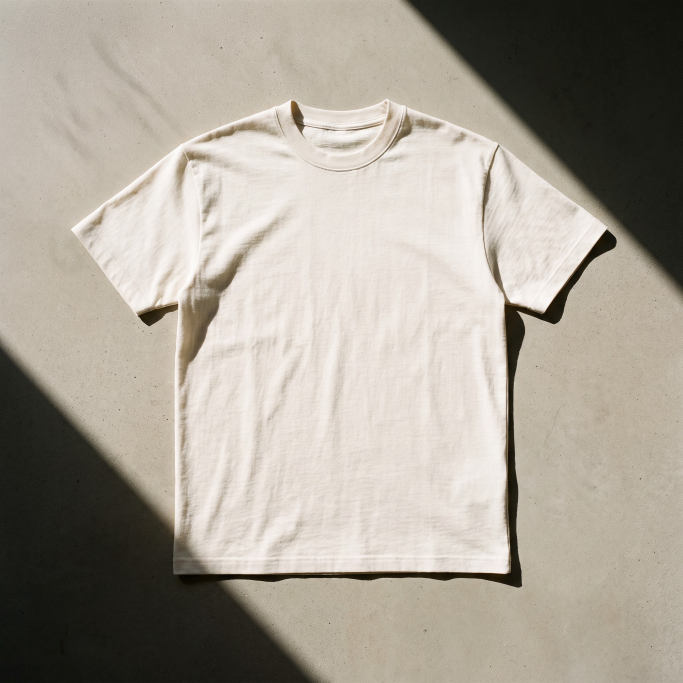
#> input picture tools/merch/blanks/tee-bone.jpg, 2048 x 2048 px (shown at 1/3 size)
$ python -i photomock.py   (imports and definitions only)
#> lines starting #> are read from the running program, lines starting #| are printed output that depends on the picture; after the words box and inside, x2 and y2 are one past the last pixel; in counts of white or black regions, pixels touching at a corner belong together
#!/usr/bin/env python3
"""Photographic mockups: a transparent print file laid onto a blank garment
photo. Pure Pillow (LXC 111 has no working numpy).

    photomock.compose(blank_name, print_png, out_png)

BLANKS maps a blank to its photo and the quad (TL, TR, BR, BL) where the
12 x 16 in print sheet sits, in the photo's pixels. The print is warped onto
the quad, multiplied by the fabric's own shading (blurred luminance, scaled
so the quad's average is neutral) so folds and the light show through, and
pasted with its own alpha. Dark garments simply have dark shading, which is
why one routine serves bone and ink.
"""
import os
import sys

from PIL import Image, ImageChops, ImageFilter

BLANK_DIR = os.environ.get("MERCH_BLANKS", "/home/user/blanks")

# quad = (TL, TR, BR, BL) of the print sheet on the photo
BLANKS = {
    "tee-bone":  ("tee-bone.jpg",  [(715, 570), (1305, 570), (1305, 1357), (715, 1357)]),
    "tee-ink":   ("tee-ink.jpg",   [(720, 540), (1320, 540), (1320, 1340), (720, 1340)]),
    "crew-bone": ("crew-bone.jpg", [(730, 600), (1290, 600), (1290, 1347), (730, 1347)]),
    "crew-ink":  ("crew-ink.jpg",  [(730, 590), (1310, 590), (1310, 1363), (730, 1363)]),
    "tote-bone": ("tote-bone.jpg", [(715, 820), (1405, 820), (1425, 1745), (695, 1745)]),
    "tote-ink":  ("tote-ink.jpg",  [(715, 820), (1405, 820), (1425, 1745), (695, 1745)]),
}
OUT_SIZE = 1600


def has_blank(name):
    return os.path.exists(os.path.join(BLANK_DIR, BLANKS[name][0]))


# [70 lines left out: functions _solve, perspective_coeffs, compose, poster_mockup, not called in this run]


def make_black_tote(src_png, out_png):
    """A black canvas tote from the natural one: darken the bag (face quad
    plus the bright handles) and keep the weave. The concrete stays."""
#> called with src_png = 'blanks/tee-bone.jpg', out_png = 'out.png'
    im = Image.open(src_png).convert("RGB")
#> im is the input picture: PIL image 2048x2048 RGB; mean R, G, B 168.3, 161.3, 150.3
    W, H = im.size
#> W = 2048; H = 2048
    lum = im.convert("L")
    from PIL import ImageDraw
    # the canvas is the bright thing in the frame; the concrete sits well below it
    mask = lum.point(lambda v: 255 if v > 178 else 0)
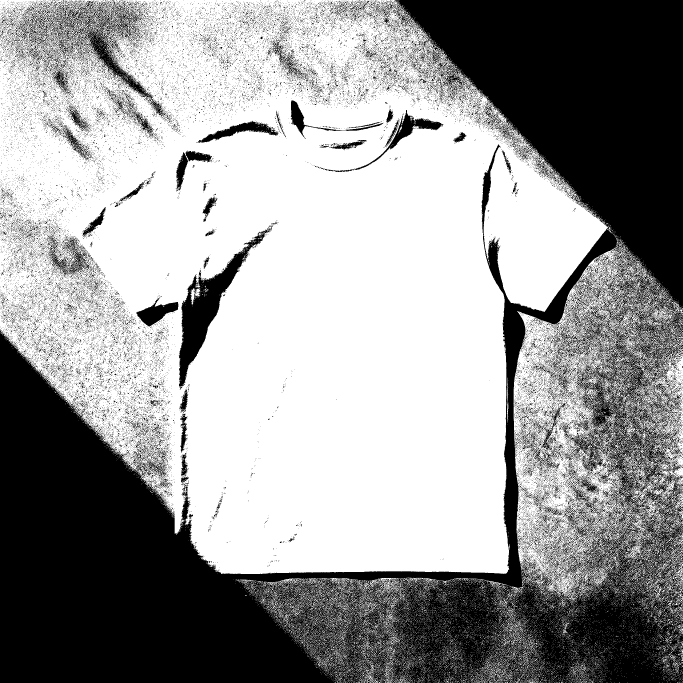
#> mask: PIL image 2048x2048 L (shown at 1/3 size); 60.1% white; 42078 black regions (41147 under 20 px), largest, box (x1, y1, x2, y2) and area: (0, 0, 2048, 2048) 1414321, (536, 678, 817, 1170) 27289, (155, 2, 460, 304) 18259
    mask = mask.filter(ImageFilter.MinFilter(5)).filter(ImageFilter.MaxFilter(7))
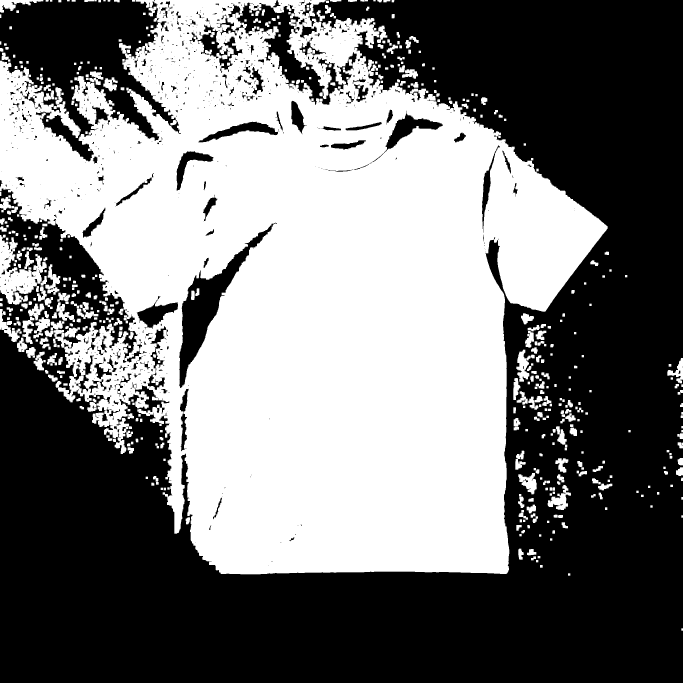
#> mask: PIL image 2048x2048 L (shown at 1/3 size); 47.1% white; 528 white regions, largest, box (x1, y1, x2, y2) and area: (0, 0, 1823, 1723) 1872889, (0, 705, 140, 914) 13235, (1643, 1455, 1713, 1530) 2253
    # nothing outside the bag's neighbourhood
    keep = Image.new("L", (W, H), 0)
#> keep: PIL image 2048x2048 L; every value is 0
    ImageDraw.Draw(keep).rectangle((420, 180, 1720, 1800), fill=255)
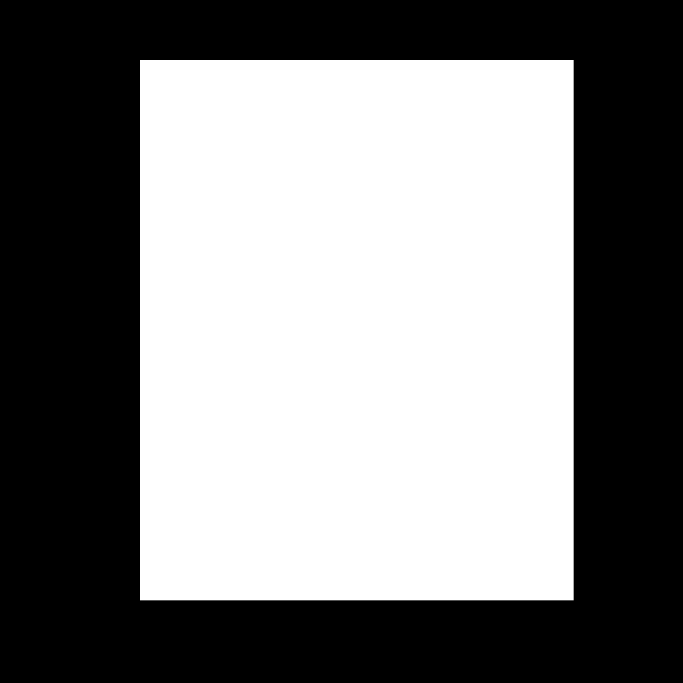
#> keep: PIL image 2048x2048 L (shown at 1/3 size); 50.3% white; 1 black region, box (x1, y1, x2, y2) and area: (0, 0, 2048, 2048) 2085383
    mask = ImageChops.multiply(mask, keep)
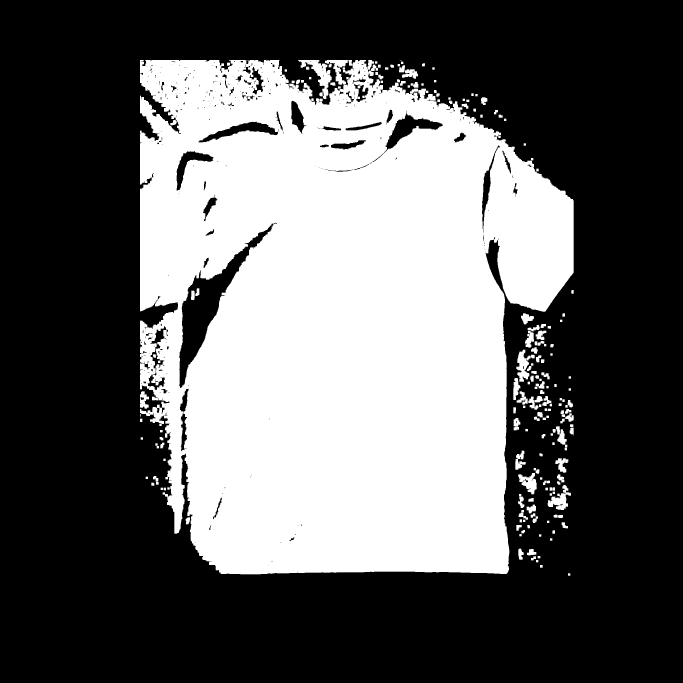
#> mask: PIL image 2048x2048 L (shown at 1/3 size); 37.9% white; 197 white regions (2 under 20 px), largest, box (x1, y1, x2, y2) and area: (420, 180, 1721, 1723) 1550995, (895, 180, 995, 297) 3697, (1643, 1455, 1713, 1530) 2253
    mask = mask.filter(ImageFilter.GaussianBlur(1.5))
    # black canvas: weave kept, levels crushed toward ink
    dark = lum.point(lambda v: int(14 + max(0, v - 120) * 0.22))
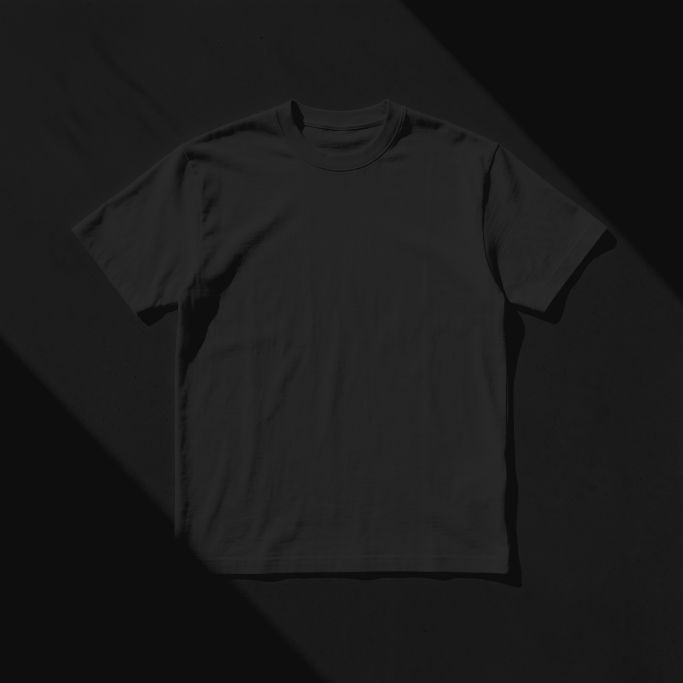
#> dark: PIL image 2048x2048 L (shown at 1/3 size); min 14, max 43, mean 27.2
    dark = Image.merge("RGB", (dark, dark, dark))
#> dark: PIL image 2048x2048 RGB
    out = Image.composite(dark, im, mask)
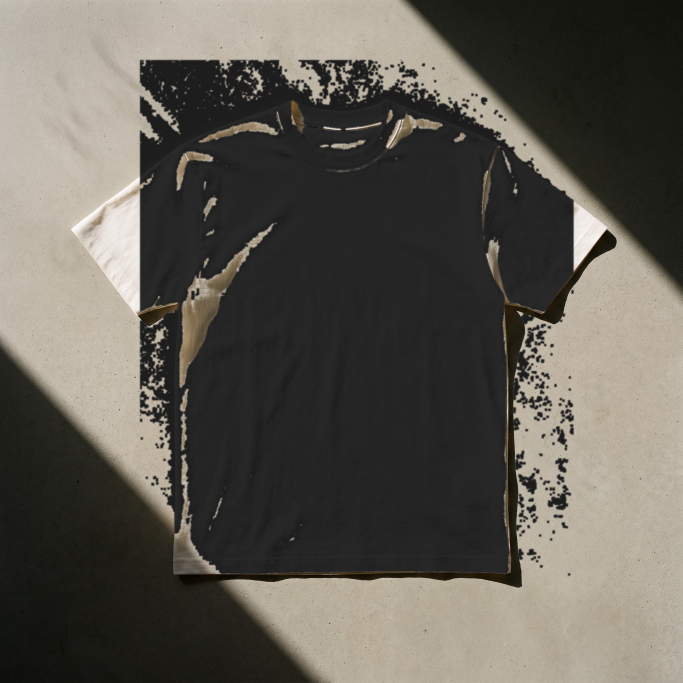
#> out: PIL image 2048x2048 RGB (shown at 1/3 size); mean R, G, B 95.7, 91.8, 83.9
    out.save(out_png, "JPEG", quality=92)
    return out_png


# [3 lines not run here, left out]

>>> result = make_black_tote('blanks/tee-bone.jpg', 'out.png')
